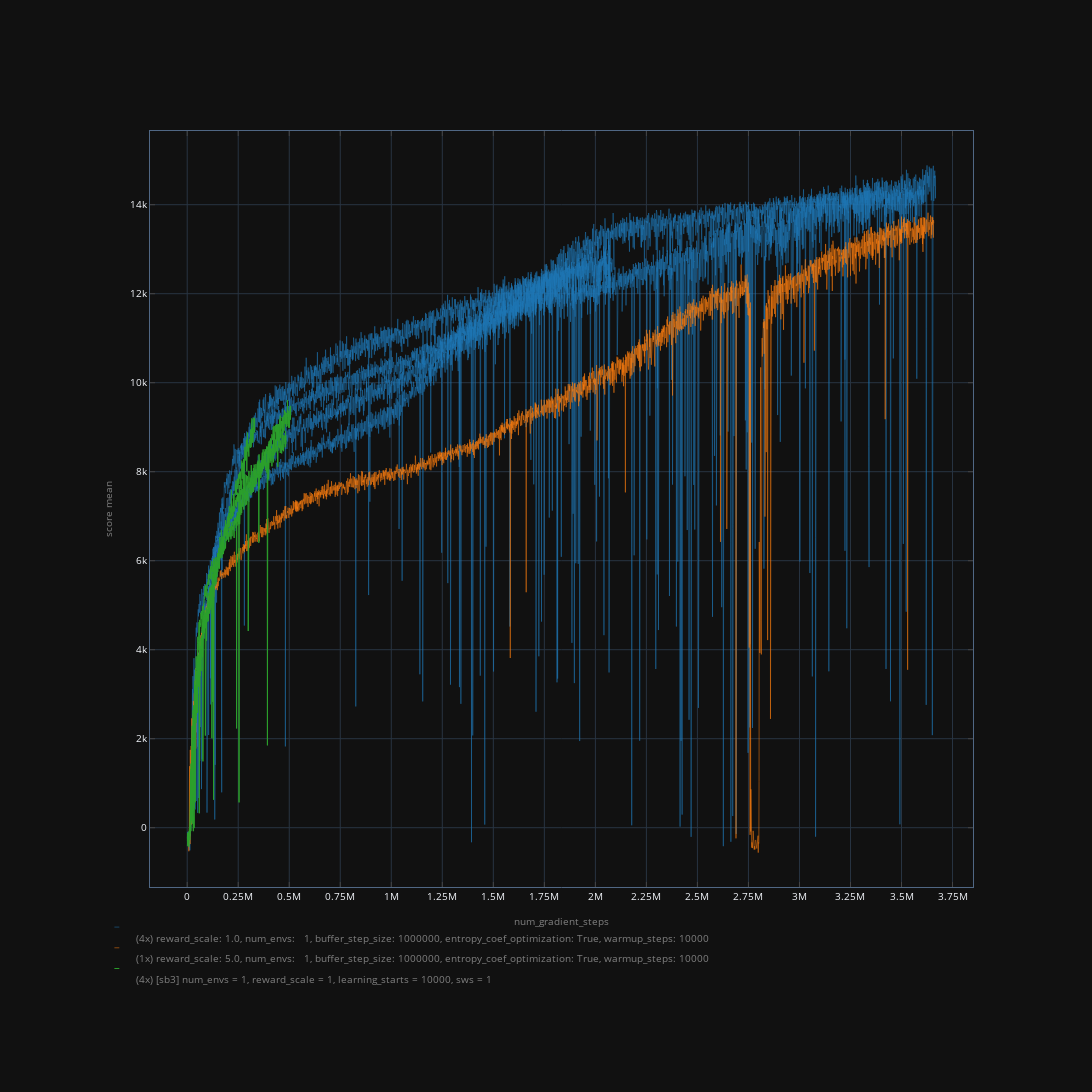

Write notebook code for a chart like this one.
### Code cell
from src.experiment_logging.log_analyzer import DONT_SHOW
from matplotlib.patches import Patch

TEXT_COLOR = 'gray'

# plt.close('all')

la = LogAnalyzer()
la.load_log_folder(
    'experiment_logs/HalfCheetah-v4/sac/',
    log_filter=lambda log: '__default' in log['logs_by_category']
)

plt.rcParams["font.family"] = "monospace"
plt.rcParams["font.monospace"] = ["Courier New"]
fig: plt.Figure
ax: plt.Axes
fig, ax = plt.subplots(figsize=(12, 11))

fig.text(.8, .95, get_current_timestamp(), color=TEXT_COLOR)

def get_log_group(log: ExperimentLog):
    if 'Debug' in log['experiment_tags']:
        values = {
            'Debug': ', '.join(
                []
                + (['policy'] if len(log['hyper_parameters']['policy']) == 0 else [])
                + (['buffer'] if len(log['hyper_parameters']['buffer']) == 0 else [])
            ),
        }
    else:
        values = {
            'reward_scale': log['hyper_parameters']['buffer']['reward_scale'],
            'num_envs': f"{log['hyper_parameters']['num_envs']:3d}",
            'buffer_step_size': f"{log['hyper_parameters']['buffer']['step_size']:7d}",
            'entropy_coef_optimization': log['hyper_parameters']['entropy_coef'] == 'dynamic',
            'warmup_steps': log['hyper_parameters']['warmup_steps'],
            # 'truncated != done': 'consider_truncated_as_done' in log['hyper_parameters']['buffer'] and not  log['hyper_parameters']['buffer']['consider_truncated_as_done']
        }
        
    return ', '.join([f'{k}: {v}' for k, v in values.items()])

ax.grid()
ax.set(xlabel='num_gradient_steps', ylabel='score mean')
ax.xaxis.label.set_color(TEXT_COLOR)
ax.yaxis.label.set_color(TEXT_COLOR)
la.plot_logs_grouped(
    lambda item: item['num_gradient_steps'] if item['num_gradient_steps'] > 0 else item['step'] - 10_000, # warmup_steps 
    lambda item: item['scores']['mean'] if item['scores'] is not None else 0 ,
    get_log_group=get_log_group,
    filter_log=lambda log: log['hyper_parameters']['warmup_steps'] == 10000 and 'Debug' not in log['experiment_tags'], #  and log['logs_by_category']['__default'][-1]['step'] > 1e6,
    ax=ax,
    plot_individual=True,
    # mean_plot_kwargs={
    #     'linewidth': 0.0,
    #     'moving_average_window_size': 20,
    #     'moving_average_plot_kwargs': {
    #         'linewidth': 0.0
    #     }
    # },
    mean_plot_kwargs=DONT_SHOW,
    fill_plot_kwargs=DONT_SHOW,
    individual_plot_kwargs={
        'linewidth': 0.5, 
    },
    latest_individual_plot_kwargs={
        'linewidth': 1.99,
        # 'marker': 'o',
        # 'markevery': 5,
        # # 'fillstyle': 'none'
    },
    latest_n_individual_plots=0,
)
# box = ax.get_position()
# ax.set_position([box.x0, box.y0 + box.height * 0.10, box.width, box.height * 0.90])
# 
# handles, labels = plt.gca().get_legend_handles_labels()
# 
# new_handles = [
#     Patch(facecolor=handle.get_color(), label=label)
#     for handle, label in zip(handles, labels, strict=True)
# ]
# 
# ax.legend(handles=new_handles, 
#            handlelength=0.8, handleheight=0.8, loc='upper center', bbox_to_anchor=(0.5, -0.05),
#           ncol=1, fancybox=True, shadow=True)
# fig.show()

from collections import defaultdict
from matplotlib.lines import Line2D
import re
import matplotlib.pyplot as plt
# 
# fig, ax = plt.subplots(figsize=(12, 8))
line2d: Optional[Line2D] = None

entries_by_label: defaultdict[str, list[list[dict]]] = defaultdict(lambda: [])

for data_file in glob.glob('experiment_logs/HalfCheetah-v4/sac_sb3/*.txt'):

    # Initialize variables
    entries = []
    current_entry = {}
    in_entry = False

    with open(data_file, 'r') as f:
        for line in f:
            line = line.strip()
            if line.startswith('---'):
                # Toggle the in_entry flag
                if in_entry:
                    # We're ending an entry
                    entries.append(current_entry)
                    current_entry = {}
                in_entry = not in_entry
            elif in_entry:
                # We're inside an entry
                if line.startswith('|'):
                    # Remove leading and trailing '|', then split by '|'
                    parts = [part.strip() for part in line.strip('|').split('|')]
                    if len(parts) >= 2:
                        key = parts[0]
                        value = parts[1]
                        if key == 'total_timesteps':
                            current_entry['total_timesteps'] = int(value)
                        if key == 'n_updates':
                            current_entry['n_updates'] = int(value)
                        elif key == 'ep_rew_mean':
                            current_entry['ep_rew_mean'] = float(value)

    # # Print the extracted data
    # for idx, entry in enumerate(entries, start=1):
    #     n_updates = entry.get('n_updates', 'N/A')
    #     ep_rew_mean = entry.get('ep_rew_mean', 'N/A')
    #     print(f"Entry {idx}: n_updates = {n_updates}, ep_rew_mean = {ep_rew_mean}")
    
    label = f'[sb3] num_envs = {16 if "envs=16" in data_file else 1}'

    has_reward_scale = "reward_scale=5" in data_file
    label += f', reward_scale = {5 if has_reward_scale else 1}'
    
    label += f', learning_starts = {10000 if "learning_starts=10000" in data_file else 100}'
    
    label += f', sws = {1 if "sws=1" in data_file else 100}'
    
    label += ', debug' if 'debug' in data_file else ''
    
    # label += f', seed = {None if "seed=594371" not in data_file else 594371}'
    
    entries = [entry for entry in entries if 'n_updates' in entry and entry['n_updates'] < 1_500_000]
    
    if 'envs=16' in data_file or 'seed' in data_file:
        continue
    
    if 'learning_starts = 10000' not in label or 'sws = 100' in label:
        continue
    
    entries_by_label[label].append(entries)
    

for label, entries_list in sorted(entries_by_label.items(), key=lambda le: le[0]):
    plot_kwargs = {
        'linewidth': 0.99
    }
    full_label = f'({len(entries_list)}x) {label}'
    line2d = ax.plot(
        [entry['n_updates'] if 'n_updates' in entry else 0 for entry in entries_list[0]],
        [entry['ep_rew_mean'] / (5 if 'reward_scale = 5' in label else 1) for entry in entries_list[0]],
        label=full_label,
        **plot_kwargs
    )[0]
    for entries in entries_list[1:]:
        ax.plot(
            [entry['n_updates'] if 'n_updates' in entry else 0 for entry in entries],
            [entry['ep_rew_mean'] / (5 if 'reward_scale = 5' in label else 1) for entry in entries],
            color=line2d.get_color(),
            label=full_label,
            **plot_kwargs
        )


ax.set_xticks([_ * 250000 for _ in range(7)])
ax.grid(True)
# ax.legend()


box = ax.get_position()
ax.set_position([box.x0, box.y0 + box.height * 0.10, box.width, box.height * 0.90])

handles, labels = plt.gca().get_legend_handles_labels()
by_label = dict(zip(labels, handles))
legend = ax.legend(by_label.values(), by_label.keys(), 
           handlelength=0.8, handleheight=0.8, loc='upper center', bbox_to_anchor=(0.5, -0.05),
          ncol=1, fancybox=True, shadow=True, numpoints=1)

for legend_text in legend.get_texts():
    legend_text.set_color(TEXT_COLOR)

with warnings.catch_warnings(action='ignore'):
    pltly = plotly.tools.mpl_to_plotly(fig)
pltly

### Figure 1 — Plotly figure (JSON) as saved in the notebook; plotly's stock layout.template omitted (floating-point values rounded to 4 significant figures; data arrays with more than 128 entries replaced by an {"elided": "..."} marker saying what was removed)
{"data": [{"line": {"color": "rgba (31, 119, 180, 1)", "dash": "solid", "width": 0.5}, "mode": "lines", "name": "(4x) reward_scale: 1.0, num_envs:   1, buffer_step_size: 1000000, entropy_coef_optimization: True, warmup_steps: 10000", "x": {"elided": "2084 float values"}, "xaxis": "x", "y": {"elided": "2084 float values"}, "yaxis": "y", "type": "scatter"}, {"line": {"color": "rgba (31, 119, 180, 1)", "dash": "solid", "width": 0.5}, "mode": "lines", "name": "(4x) reward_scale: 1.0, num_envs:   1, buffer_step_size: 1000000, entropy_coef_optimization: True, warmup_steps: 10000", "x": {"elided": "2070 float values"}, "xaxis": "x", "y": {"elided": "2070 float values"}, "yaxis": "y", "type": "scatter"}, {"line": {"color": "rgba (31, 119, 180, 1)", "dash": "solid", "width": 0.5}, "mode": "lines", "name": "(4x) reward_scale: 1.0, num_envs:   1, buffer_step_size: 1000000, entropy_coef_optimization: True, warmup_steps: 10000", "x": {"elided": "3667 float values"}, "xaxis": "x", "y": {"elided": "3667 float values"}, "yaxis": "y", "type": "scatter"}, {"line": {"color": "rgba (31, 119, 180, 1)", "dash": "solid", "width": 0.5}, "mode": "lines", "name": "(4x) reward_scale: 1.0, num_envs:   1, buffer_step_size: 1000000, entropy_coef_optimization: True, warmup_steps: 10000", "x": {"elided": "3611 float values"}, "xaxis": "x", "y": {"elided": "3611 float values"}, "yaxis": "y", "type": "scatter"}, {"line": {"color": "rgba (255, 127, 14, 1)", "dash": "solid", "width": 0.5}, "mode": "lines", "name": "(1x) reward_scale: 5.0, num_envs:   1, buffer_step_size: 1000000, entropy_coef_optimization: True, warmup_steps: 10000", "x": {"elided": "3658 float values"}, "xaxis": "x", "y": {"elided": "3658 float values"}, "yaxis": "y", "type": "scatter"}, {"line": {"color": "rgba (44, 160, 44, 1)", "dash": "solid", "width": 0.99}, "mode": "lines", "name": "(4x) [sb3] num_envs = 1, reward_scale = 1, learning_starts = 10000, sws = 1", "x": {"elided": "507 float values"}, "xaxis": "x", "y": {"elided": "507 float values"}, "yaxis": "y", "type": "scatter"}, {"line": {"color": "rgba (44, 160, 44, 1)", "dash": "solid", "width": 0.99}, "mode": "lines", "name": "(4x) [sb3] num_envs = 1, reward_scale = 1, learning_starts = 10000, sws = 1", "x": {"elided": "485 float values"}, "xaxis": "x", "y": {"elided": "485 float values"}, "yaxis": "y", "type": "scatter"}, {"line": {"color": "rgba (44, 160, 44, 1)", "dash": "solid", "width": 0.99}, "mode": "lines", "name": "(4x) [sb3] num_envs = 1, reward_scale = 1, learning_starts = 10000, sws = 1", "x": {"elided": "331 float values"}, "xaxis": "x", "y": {"elided": "331 float values"}, "yaxis": "y", "type": "scatter"}, {"line": {"color": "rgba (44, 160, 44, 1)", "dash": "solid", "width": 0.99}, "mode": "lines", "name": "(4x) [sb3] num_envs = 1, reward_scale = 1, learning_starts = 10000, sws = 1", "x": {"elided": "133 float values"}, "xaxis": "x", "y": {"elided": "133 float values"}, "yaxis": "y", "type": "scatter"}], "layout": {"autosize": false, "height": 1100, "hovermode": "closest", "width": 1200, "margin": {"b": 205, "l": 150, "pad": 0, "r": 119, "t": 131}, "xaxis": {"anchor": "y", "domain": [0.0, 1.0], "dtick": 250000, "mirror": "ticks", "range": [-182300.0, 3850000.0], "showgrid": true, "showline": true, "side": "bottom", "tick0": 0, "tickfont": {"size": 10.0}, "ticks": "inside", "type": "linear", "zeroline": false, "title": {"text": "num_gradient_steps", "font": {"color": "#808080", "size": 10.0}}}, "yaxis": {"anchor": "x", "domain": [0.0, 1.0], "mirror": "ticks", "nticks": 10, "range": [-1333.0, 15660.0], "showgrid": true, "showline": true, "side": "left", "tickfont": {"size": 10.0}, "ticks": "inside", "type": "linear", "zeroline": false, "title": {"text": "score mean", "font": {"color": "#808080", "size": 10.0}}}, "shapes": [{"line": {"color": "rgba (31, 119, 180, 1)", "dash": "solid", "width": 0.5}, "type": "line", "x0": -0.04326, "x1": -0.03729, "xref": "paper", "y0": -0.05305, "y1": -0.05305, "yref": "paper"}, {"line": {"color": "rgba (255, 127, 14, 1)", "dash": "solid", "width": 0.5}, "type": "line", "x0": -0.04326, "x1": -0.03729, "xref": "paper", "y0": -0.08042, "y1": -0.08042, "yref": "paper"}, {"line": {"color": "rgba (44, 160, 44, 1)", "dash": "solid", "width": 0.99}, "type": "line", "x0": -0.04326, "x1": -0.03729, "xref": "paper", "y0": -0.1078, "y1": -0.1078, "yref": "paper"}], "annotations": [{"align": "left", "font": {"color": "#808080", "size": 10.0}, "opacity": 1, "showarrow": false, "text": "(4x) reward_scale: 1.0, num_envs:   1, buffer_step_size: 1000000, entropy_coef_optimization: True, warmup_steps: 10000", "x": -0.01937, "xanchor": "left", "xref": "paper", "y": -0.07871, "yanchor": "bottom", "yref": "paper"}, {"align": "left", "font": {"color": "#808080", "size": 10.0}, "opacity": 1, "showarrow": false, "text": "(1x) reward_scale: 5.0, num_envs:   1, buffer_step_size: 1000000, entropy_coef_optimization: True, warmup_steps: 10000", "x": -0.01937, "xanchor": "left", "xref": "paper", "y": -0.1061, "yanchor": "bottom", "yref": "paper"}, {"align": "left", "font": {"color": "#808080", "size": 10.0}, "opacity": 1, "showarrow": false, "text": "(4x) [sb3] num_envs = 1, reward_scale = 1, learning_starts = 10000, sws = 1", "x": -0.01937, "xanchor": "left", "xref": "paper", "y": -0.1334, "yanchor": "bottom", "yref": "paper"}], "showlegend": false}}
